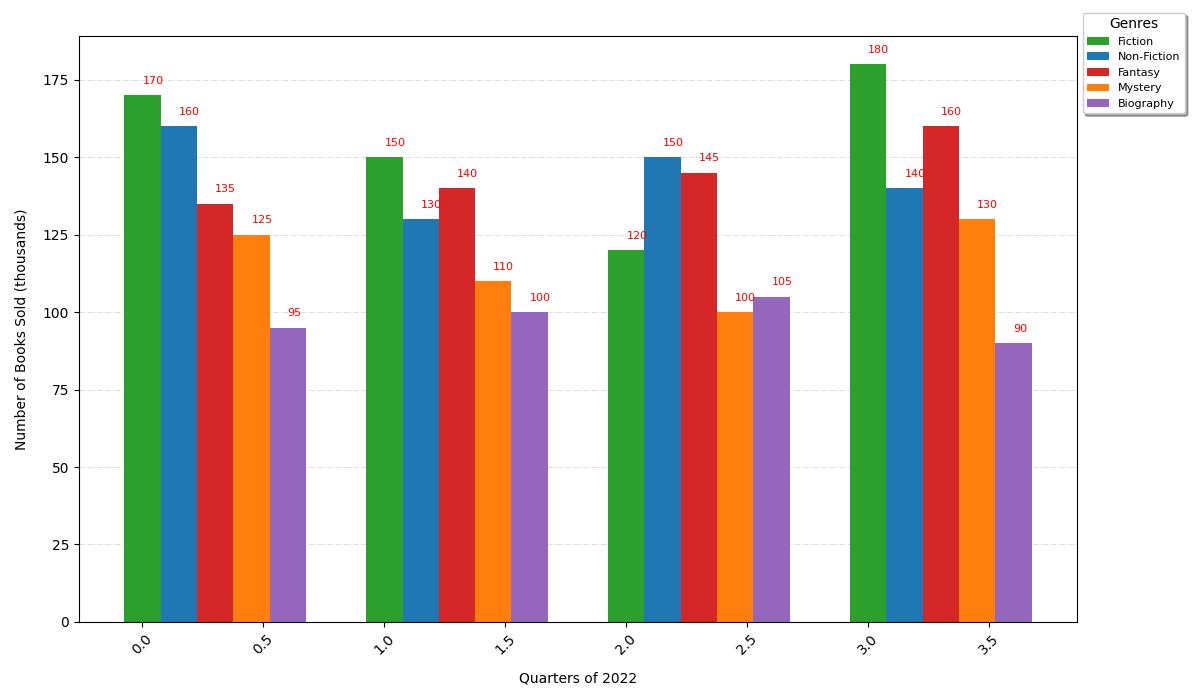

Write Python code to recreate this figure.
import matplotlib.pyplot as plt
import numpy as np

# Original data with some elements manually altered
genres = ['Fiction', 'Non-Fiction', 'Mystery', 'Fantasy', 'Biography']
quarters = ['Q1', 'Q2', 'Q3', 'Q4']
books_sold = [
    [170, 150, 120, 180],  # Altered Fiction sales
    [160, 130, 150, 140],  # Altered Non-Fiction sales
    [125, 110, 100, 130],  # Altered Mystery sales
    [135, 140, 145, 160],  # Altered Fantasy sales
    [95, 100, 105, 90]     # Altered Biography sales
]

books_sold = np.array(books_sold)
total_books_sold = books_sold.sum(axis=1)
sorted_indices = np.argsort(total_books_sold)[::-1]
sorted_genres = [genres[i] for i in sorted_indices]
sorted_books_sold = books_sold[sorted_indices]
sorted_colors = ['#2ca02c', '#1f77b4', '#d62728', '#ff7f0e', '#9467bd']

fig, ax = plt.subplots(figsize=(12, 7))
bar_width = 0.15
x_indices = np.arange(len(quarters))

for i, genre in enumerate(sorted_genres):
    ax.bar(x_indices + i * bar_width, sorted_books_sold[i], width=bar_width, label=genre, color=sorted_colors[i])

for i, genre_data in enumerate(sorted_books_sold):
    for j, value in enumerate(genre_data):
        ax.text(j + i * bar_width, value + 3, str(value), ha='left', va='bottom', fontsize=8, color='red')

ax.set_xlabel('Quarters of 2022', fontsize=10, labelpad=10)
ax.set_ylabel('Number of Books Sold (thousands)', fontsize=10, labelpad=10)
ax.legend(title='Genres', loc='upper left', bbox_to_anchor=(1, 1.05), fontsize=8, title_fontsize=10, shadow=True)

ax.yaxis.grid(True, linestyle='-.', linewidth=0.6, alpha=0.5)
ax.set_axisbelow(True)
plt.xticks(rotation=45)

plt.tight_layout()
plt.show()
